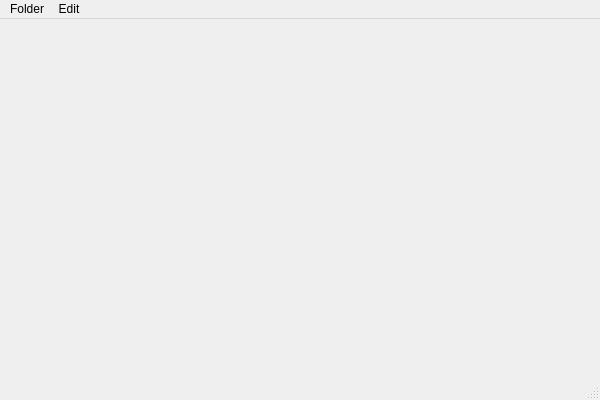
<?xml version="1.0" encoding="UTF-8"?>
<ui version="4.0">
 <class>main_window</class>
 <widget class="QMainWindow" name="main_window">
  <property name="geometry">
   <rect>
    <x>0</x>
    <y>0</y>
    <width>600</width>
    <height>400</height>
   </rect>
  </property>
  <property name="windowTitle">
   <string>Main Window</string>
  </property>
  <widget class="QWidget" name="central_widget"/>
  <widget class="QMenuBar" name="menu_bar">
   <property name="geometry">
    <rect>
     <x>0</x>
     <y>0</y>
     <width>600</width>
     <height>21</height>
    </rect>
   </property>
   <widget class="QMenu" name="menu_folder">
    <property name="title">
     <string>Folder</string>
    </property>
    <widget class="QMenu" name="menu_open">
     <property name="title">
      <string>Open</string>
     </property>
     <addaction name="action_text"/>
    </widget>
    <addaction name="menu_open"/>
    <addaction name="action_save"/>
   </widget>
   <widget class="QMenu" name="menu_edit">
    <property name="title">
     <string>Edit</string>
    </property>
   </widget>
   <addaction name="menu_folder"/>
   <addaction name="menu_edit"/>
  </widget>
  <widget class="QStatusBar" name="status_bar"/>
  <action name="action_save">
   <property name="text">
    <string>Save</string>
   </property>
   <property name="shortcut">
    <string>Ctrl+S</string>
   </property>
  </action>
  <action name="action_text">
   <property name="text">
    <string>Text</string>
   </property>
   <property name="shortcut">
    <string>Ctrl+T</string>
   </property>
  </action>
 </widget>
 <resources/>
 <connections/>
</ui>
